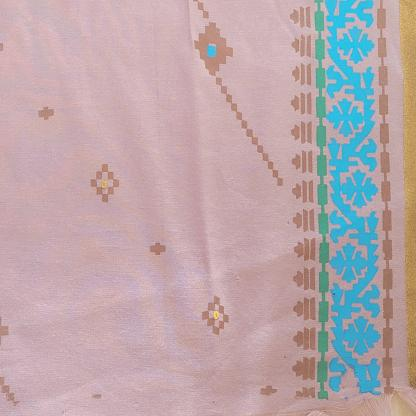
#> input picture assets/samples/sample_1.jpg, 416 x 416 px
$ python -i preprocessor.py   (imports and definitions only)
#> lines starting #> are read from the running program, lines starting #| are printed output that depends on the picture
import random
import cv2
import numpy as np


class FabricDataPreprocessor:
    """Applies Contrast-Limited Adaptive Histogram Equalization (CLAHE)
    and Photometric/Geometric Data Augmentation for Fabric Defect Images.
    """
    @staticmethod
    def apply_clahe(img_rgb: np.ndarray, clip_limit: float = 2.5, tile_grid_size: tuple = (8, 8)) -> np.ndarray:
        """Applies CLAHE on L-channel of LAB color space to enhance subtle defect contrast."""
#> called with clip_limit = 2.5, tile_grid_size = (8, 8)
        lab = cv2.cvtColor(img_rgb, cv2.COLOR_RGB2LAB)
#> lab: shape (416, 416, 3); mean of channels 0, 1, 2 180.2, 136.7, 129.3
        l, a, b = cv2.split(lab)
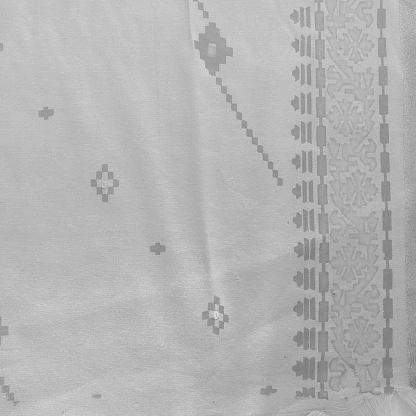
#> l: shape (416, 416); min 110, max 225, mean 180.2
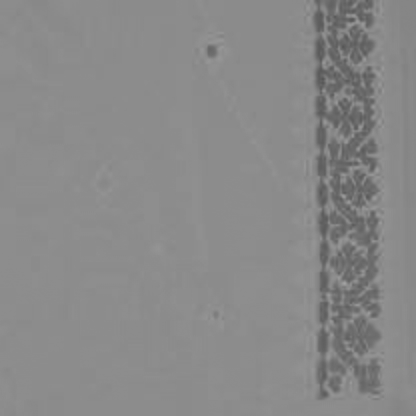
#> a: shape (416, 416); min 86, max 163, mean 136.7
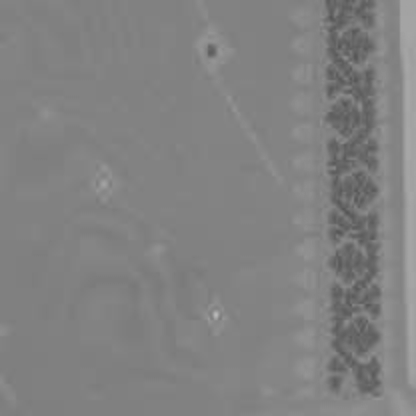
#> b: shape (416, 416); min 85, max 184, mean 129.3
        clahe = cv2.createCLAHE(clipLimit=clip_limit, tileGridSize=tile_grid_size)
        cl = clahe.apply(l)
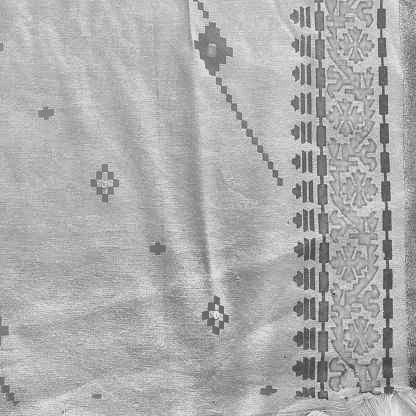
#> cl: shape (416, 416); min 53, max 236, mean 172.7
        limg = cv2.merge((cl, a, b))
#> limg: shape (416, 416, 3); mean of channels 0, 1, 2 172.7, 136.7, 129.3
        enhanced = cv2.cvtColor(limg, cv2.COLOR_LAB2RGB)
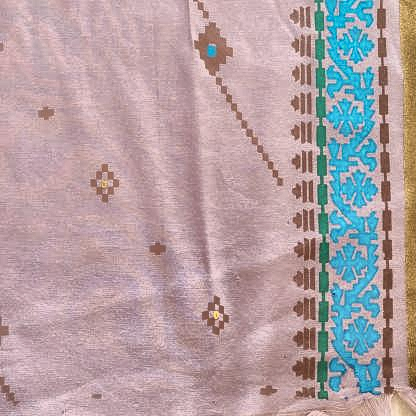
#> enhanced: shape (416, 416, 3); mean R, G, B 178.5, 159.8, 163.4
        return enhanced

    # [99 lines left out: functions letterbox, random_hflip, mosaic, random_rotate_scale, random_hsv, not called in this run]

>>> import cv2
>>> picture = cv2.cvtColor(cv2.imread('../assets/samples/sample_1.jpg'), cv2.COLOR_BGR2RGB)
>>> result = FabricDataPreprocessor().apply_clahe(picture)

$ run again, on assets/samples/sample_2.jpg
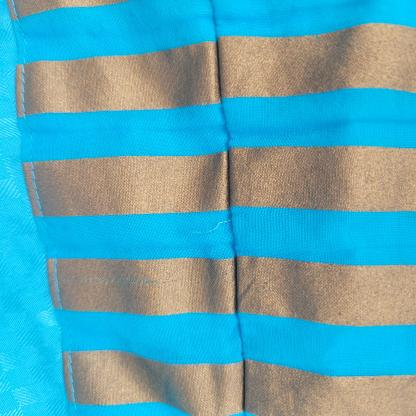
#> input picture assets/samples/sample_2.jpg, 416 x 416 px
#> lab: shape (416, 416, 3); mean of channels 0, 1, 2 168.5, 118.7, 116.6
#> in apply_clahe, `cl = clahe.apply(l)`:
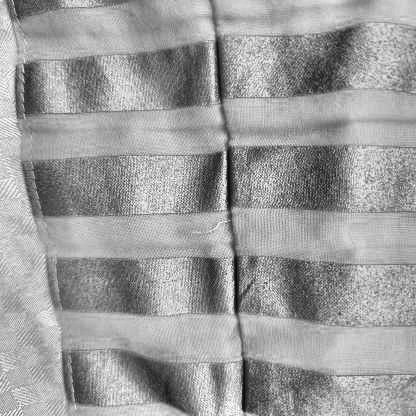
#> cl: shape (416, 416); min 4, max 251, mean 157.7
#> limg: shape (416, 416, 3); mean of channels 0, 1, 2 157.7, 118.7, 116.6
#> in apply_clahe, `enhanced = cv2.cvtColor(limg, cv2.COLOR_LAB2RGB)`:
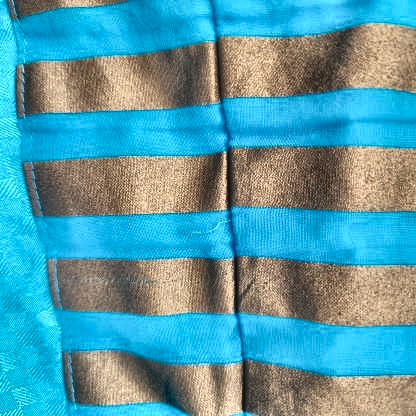
#> enhanced: shape (416, 416, 3); mean R, G, B 82.4, 156.4, 170.4
